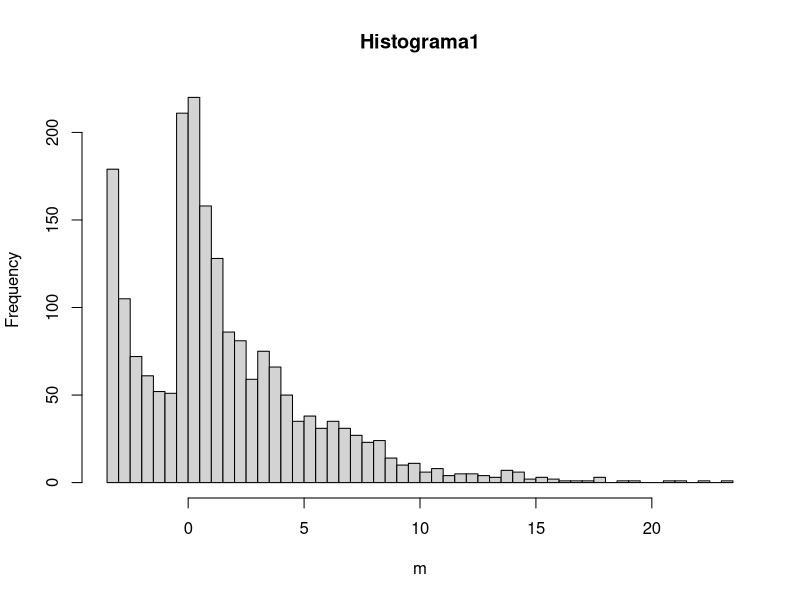
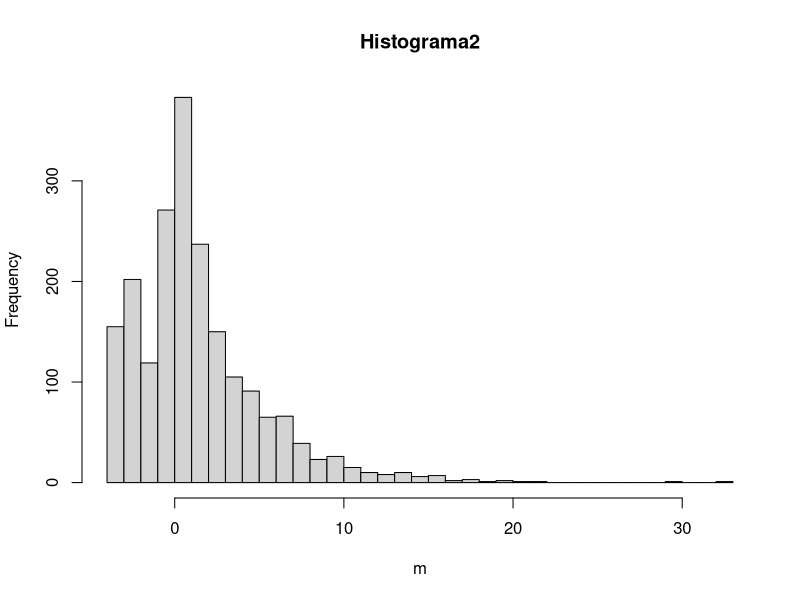
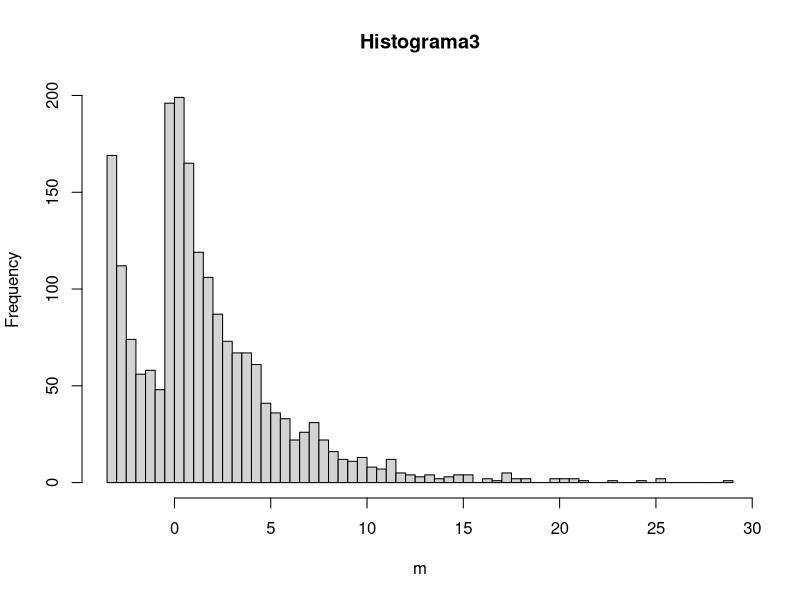
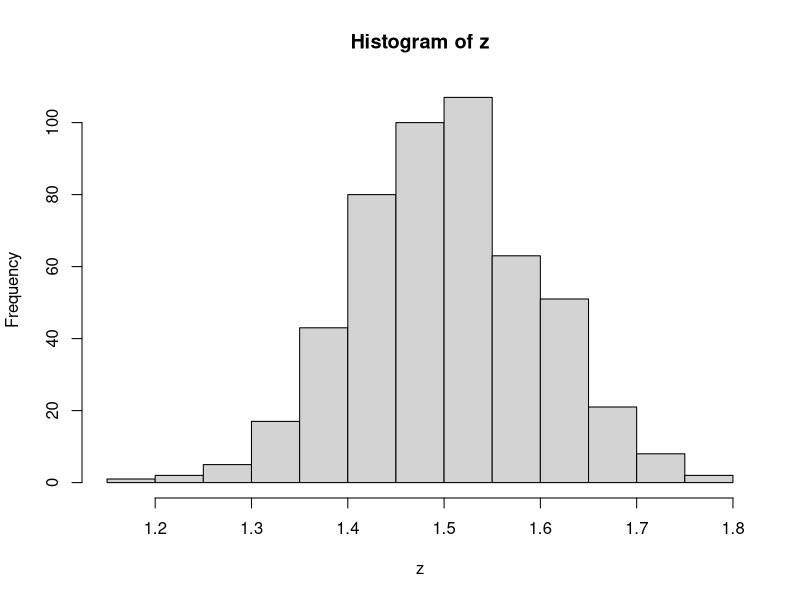

Recreate these plots in R, in order.
## ---- chunk 1
#omitir warnings
options(warn = -1)
#install.packages("semTools")
library(semTools)
## ---- chunk 2
z = rep(0, 500)
## ---- chunk 3
for(i in 1:500) {
  m = mvrnonnorm(1000, c(1, 2), matrix(c(10, 2, 2, 5), 2,2),
                 skewness = c(5, 2), kurtosis = c(3, 3))
  #grava a amostra
  z[i]= mean(m)
  #imprime as 3 primeiras
  if (i < 4) {
    hist(m, breaks=50, main= paste0("Histograma", i))
  }
}
## ---- chunk 4
hist(z)
